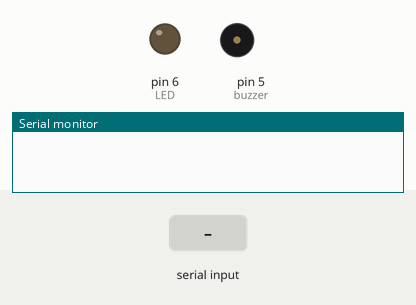
This sketch was run on a simulated Arduino Uno, built with avr-gcc and run on an emulated ATmega328P. Shown: output pins drawn as LEDs (lit = HIGH), buzzer (waves = sounding), the last lines printed to the serial monitor. The test bench sets the inputs (shaded band).

Above: at 1.2 s.
1.3 s: byte 3 (3) received over Serial
At 8.8 s:
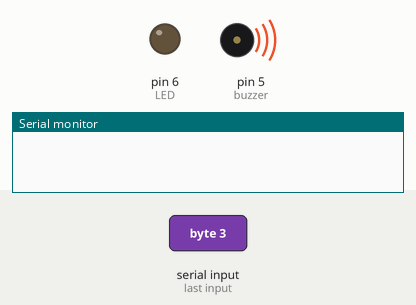
At 20.54 s:
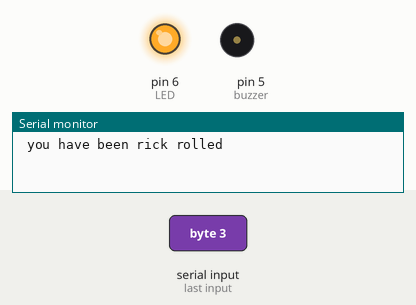
Timing chart, 0 to 21.9 s (numbered marks = the images above; inputs shaded):
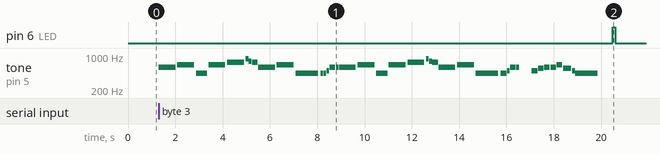

Measured:
- after the input at 1.3 s, pin 6 (LED): LOW → HIGH after 19.2 s, → LOW 0.10 s later; tone on pin 5 (buzzer): plays 587 Hz for 0.71 s, 659 Hz for 0.71 s, 440 Hz for 0.47 s, 659 Hz for 0.71 s, 740 Hz for 0.71 s, 880 Hz for 0.12 s … (40 notes in this stretch), starting at once

The sketch:

Project2_Sprint1.ino
```cpp
#include "Arduino_SensorKit.h"

#define LED 6

#define NOTE_B0  31
#define NOTE_C1  33
#define NOTE_CS1 35
#define NOTE_D1  37
#define NOTE_DS1 39
#define NOTE_E1  41
#define NOTE_F1  44
#define NOTE_FS1 46
#define NOTE_G1  49
#define NOTE_GS1 52
#define NOTE_A1  55
#define NOTE_AS1 58
#define NOTE_B1  62
#define NOTE_C2  65
#define NOTE_CS2 69
#define NOTE_D2  73
#define NOTE_DS2 78
#define NOTE_E2  82
#define NOTE_F2  87
#define NOTE_FS2 93
#define NOTE_G2  98
#define NOTE_GS2 104
#define NOTE_A2  110
#define NOTE_AS2 117
#define NOTE_B2  123
#define NOTE_C3  131
#define NOTE_CS3 139
#define NOTE_D3  147
#define NOTE_DS3 156
#define NOTE_E3  165
#define NOTE_F3  175
#define NOTE_FS3 185
#define NOTE_G3  196
#define NOTE_GS3 208
#define NOTE_A3  220
#define NOTE_AS3 233
#define NOTE_B3  247
#define NOTE_C4  262
#define NOTE_CS4 277
#define NOTE_D4  294
#define NOTE_DS4 311
#define NOTE_E4  330
#define NOTE_F4  349
#define NOTE_FS4 370
#define NOTE_G4  392
#define NOTE_GS4 415
#define NOTE_A4  440
#define NOTE_AS4 466
#define NOTE_B4  494
#define NOTE_C5  523
#define NOTE_CS5 554
#define NOTE_D5  587
#define NOTE_DS5 622
#define NOTE_E5  659
#define NOTE_F5  698
#define NOTE_FS5 740
#define NOTE_G5  784
#define NOTE_GS5 831
#define NOTE_A5  880
#define NOTE_AS5 932
#define NOTE_B5  988
#define NOTE_C6  1047
#define NOTE_CS6 1109
#define NOTE_D6  1175
#define NOTE_DS6 1245
#define NOTE_E6  1319
#define NOTE_F6  1397
#define NOTE_FS6 1480
#define NOTE_G6  1568
#define NOTE_GS6 1661
#define NOTE_A6  1760
#define NOTE_AS6 1865
#define NOTE_B6  1976
#define NOTE_C7  2093
#define NOTE_CS7 2217
#define NOTE_D7  2349
#define NOTE_DS7 2489
#define NOTE_E7  2637
#define NOTE_F7  2794
#define NOTE_FS7 2960
#define NOTE_G7  3136
#define NOTE_GS7 3322
#define NOTE_A7  3520
#define NOTE_AS7 3729
#define NOTE_B7  3951
#define NOTE_C8  4186
#define NOTE_CS8 4435
#define NOTE_D8  4699
#define NOTE_DS8 4978
#define REST      0

int thisNote;

// change this to make the song slower or faster
int tempo = 114;

// change this to whichever pin you want to use
int buzzer = 5;

// notes of the moledy followed by the duration.
// a 4 means a quarter note, 8 an eighteenth , 16 sixteenth, so on
// !!negative numbers are used to represent dotted notes,
// so -4 means a dotted quarter note, that is, a quarter plus an eighteenth!!
int melody[] = {

  // Never Gonna Give You Up - Rick Astley
  // Score available at https://musescore.com/chlorondria_5/never-gonna-give-you-up_alto-sax
  // Arranged by Chlorondria

  NOTE_D5,-4, NOTE_E5,-4, NOTE_A4,4, //1
  NOTE_E5,-4, NOTE_FS5,-4, NOTE_A5,16, NOTE_G5,16, NOTE_FS5,8,
  NOTE_D5,-4, NOTE_E5,-4, NOTE_A4,2,
  NOTE_A4,16, NOTE_A4,16, NOTE_B4,16, NOTE_D5,8, NOTE_D5,16,
  NOTE_D5,-4, NOTE_E5,-4, NOTE_A4,4, //repeat from 1
  NOTE_E5,-4, NOTE_FS5,-4, NOTE_A5,16, NOTE_G5,16, NOTE_FS5,8,
  NOTE_D5,-4, NOTE_E5,-4, NOTE_A4,2,
  NOTE_A4,16, NOTE_A4,16, NOTE_B4,16, NOTE_D5,8, NOTE_D5,16,
  REST,4, NOTE_B4,8, NOTE_CS5,8, NOTE_D5,8, NOTE_D5,8, NOTE_E5,8, NOTE_CS5,-8,
  NOTE_B4,16, NOTE_A4,2, REST,4,

//  REST,8, NOTE_B4,8, NOTE_B4,8, NOTE_CS5,8, NOTE_D5,8, NOTE_B4,4, NOTE_A4,8, //7
//  NOTE_A5,8, REST,8, NOTE_A5,8, NOTE_E5,-4, REST,4,
//  NOTE_B4,8, NOTE_B4,8, NOTE_CS5,8, NOTE_D5,8, NOTE_B4,8, NOTE_D5,8, NOTE_E5,8, REST,8,
//  REST,8, NOTE_CS5,8, NOTE_B4,8, NOTE_A4,-4, REST,4,
//  REST,8, NOTE_B4,8, NOTE_B4,8, NOTE_CS5,8, NOTE_D5,8, NOTE_B4,8, NOTE_A4,4,
//  NOTE_E5,8, NOTE_E5,8, NOTE_E5,8, NOTE_FS5,8, NOTE_E5,4, REST,4,
//
//  NOTE_D5,2, NOTE_E5,8, NOTE_FS5,8, NOTE_D5,8, //13
//  NOTE_E5,8, NOTE_E5,8, NOTE_E5,8, NOTE_FS5,8, NOTE_E5,4, NOTE_A4,4,
//  REST,2, NOTE_B4,8, NOTE_CS5,8, NOTE_D5,8, NOTE_B4,8,
//  REST,8, NOTE_E5,8, NOTE_FS5,8, NOTE_E5,-4, NOTE_A4,16, NOTE_B4,16, NOTE_D5,16, NOTE_B4,16,
//  NOTE_FS5,-8, NOTE_FS5,-8, NOTE_E5,-4, NOTE_A4,16, NOTE_B4,16, NOTE_D5,16, NOTE_B4,16,
//
//  NOTE_E5,-8, NOTE_E5,-8, NOTE_D5,-8, NOTE_CS5,16, NOTE_B4,-8, NOTE_A4,16, NOTE_B4,16, NOTE_D5,16, NOTE_B4,16, //18
//  NOTE_D5,4, NOTE_E5,8, NOTE_CS5,-8, NOTE_B4,16, NOTE_A4,8, NOTE_A4,8, NOTE_A4,8,
//  NOTE_E5,4, NOTE_D5,2, NOTE_A4,16, NOTE_B4,16, NOTE_D5,16, NOTE_B4,16,
//  NOTE_FS5,-8, NOTE_FS5,-8, NOTE_E5,-4, NOTE_A4,16, NOTE_B4,16, NOTE_D5,16, NOTE_B4,16,
//  NOTE_A5,4, NOTE_CS5,8, NOTE_D5,-8, NOTE_CS5,16, NOTE_B4,8, NOTE_A4,16, NOTE_B4,16, NOTE_D5,16, NOTE_B4,16,
//
//  NOTE_D5,4, NOTE_E5,8, NOTE_CS5,-8, NOTE_B4,16, NOTE_A4,4, NOTE_A4,8,  //23
//  NOTE_E5,4, NOTE_D5,2, REST,4,
//  REST,8, NOTE_B4,8, NOTE_D5,8, NOTE_B4,8, NOTE_D5,8, NOTE_E5,4, REST,8,
//  REST,8, NOTE_CS5,8, NOTE_B4,8, NOTE_A4,-4, REST,4,
//  REST,8, NOTE_B4,8, NOTE_B4,8, NOTE_CS5,8, NOTE_D5,8, NOTE_B4,8, NOTE_A4,4,
//  REST,8, NOTE_A5,8, NOTE_A5,8, NOTE_E5,8, NOTE_FS5,8, NOTE_E5,8, NOTE_D5,8,
//
//  REST,8, NOTE_A4,8, NOTE_B4,8, NOTE_CS5,8, NOTE_D5,8, NOTE_B4,8, //29
//  REST,8, NOTE_CS5,8, NOTE_B4,8, NOTE_A4,-4, REST,4,
//  NOTE_B4,8, NOTE_B4,8, NOTE_CS5,8, NOTE_D5,8, NOTE_B4,8, NOTE_A4,4, REST,8,
//  REST,8, NOTE_E5,8, NOTE_E5,8, NOTE_FS5,4, NOTE_E5,-4,
//  NOTE_D5,2, NOTE_D5,8, NOTE_E5,8, NOTE_FS5,8, NOTE_E5,4,
//  NOTE_E5,8, NOTE_E5,8, NOTE_FS5,8, NOTE_E5,8, NOTE_A4,8, NOTE_A4,4,
//
//  REST,-4, NOTE_A4,8, NOTE_B4,8, NOTE_CS5,8, NOTE_D5,8, NOTE_B4,8, //35
//  REST,8, NOTE_E5,8, NOTE_FS5,8, NOTE_E5,-4, NOTE_A4,16, NOTE_B4,16, NOTE_D5,16, NOTE_B4,16,
//  NOTE_FS5,-8, NOTE_FS5,-8, NOTE_E5,-4, NOTE_A4,16, NOTE_B4,16, NOTE_D5,16, NOTE_B4,16,
//  NOTE_E5,-8, NOTE_E5,-8, NOTE_D5,-8, NOTE_CS5,16, NOTE_B4,8, NOTE_A4,16, NOTE_B4,16, NOTE_D5,16, NOTE_B4,16,
//  NOTE_D5,4, NOTE_E5,8, NOTE_CS5,-8, NOTE_B4,16, NOTE_A4,4, NOTE_A4,8,
//
//  NOTE_E5,4, NOTE_D5,2, NOTE_A4,16, NOTE_B4,16, NOTE_D5,16, NOTE_B4,16, //40
//  NOTE_FS5,-8, NOTE_FS5,-8, NOTE_E5,-4, NOTE_A4,16, NOTE_B4,16, NOTE_D5,16, NOTE_B4,16,
//  NOTE_A5,4, NOTE_CS5,8, NOTE_D5,-8, NOTE_CS5,16, NOTE_B4,8, NOTE_A4,16, NOTE_B4,16, NOTE_D5,16, NOTE_B4,16,
//  NOTE_D5,4, NOTE_E5,8, NOTE_CS5,-8, NOTE_B4,16, NOTE_A4,4, NOTE_A4,8,
//  NOTE_E5,4, NOTE_D5,2, NOTE_A4,16, NOTE_B4,16, NOTE_D5,16, NOTE_B4,16,
//
//  NOTE_FS5,-8, NOTE_FS5,-8, NOTE_E5,-4, NOTE_A4,16, NOTE_B4,16, NOTE_D5,16, NOTE_B4,16, //45
//  NOTE_A5,4, NOTE_CS5,8, NOTE_D5,-8, NOTE_CS5,16, NOTE_B4,8, NOTE_A4,16, NOTE_B4,16, NOTE_D5,16, NOTE_B4,16,
//  NOTE_D5,4, NOTE_E5,8, NOTE_CS5,-8, NOTE_B4,16, NOTE_A4,4, NOTE_A4,8,
//  NOTE_E5,4, NOTE_D5,2, NOTE_A4,16, NOTE_B4,16, NOTE_D5,16, NOTE_B4,16,
//  NOTE_FS5,-8, NOTE_FS5,-8, NOTE_E5,-4, NOTE_A4,16, NOTE_B4,16, NOTE_D5,16, NOTE_B4,16, //45
//
//  NOTE_A5,4, NOTE_CS5,8, NOTE_D5,-8, NOTE_CS5,16, NOTE_B4,8, NOTE_A4,16, NOTE_B4,16, NOTE_D5,16, NOTE_B4,16,
//  NOTE_D5,4, NOTE_E5,8, NOTE_CS5,-8, NOTE_B4,16, NOTE_A4,4, NOTE_A4,8,
//
//  NOTE_E5,4, NOTE_D5,2, REST,4
};

// sizeof gives the number of bytes, each int value is composed of two bytes (16 bits)
// there are two values per note (pitch and duration), so for each note there are four bytes
int notes = sizeof(melody) / sizeof(melody[0]) / 2;

// this calculates the duration of a whole note in ms
int wholenote = (60000 * 4) / tempo;

int divider = 0, noteDuration = 0;


void setup() {
  // initialize the serial communication:
  Serial.begin(9600);
  Environment.begin();
  Pressure.begin();
  pinMode(LED, OUTPUT);

}

void loop() {
  byte message;

  // check if data has been sent from the computer:
  if (Serial.available()) {
    // read the most recent byte (which will be from 0 to 255):
    message = Serial.read();
    switch (message) {
      case 1:
            Serial.print(Environment.readTemperature()); //print temperature
            Serial.println(" degrees celcius");
            break;
     case 2:
            Serial.print(Environment.readHumidity()); //print humidity
            Serial.println(" percent");
            break;
     case 3:
           //Serial.println(" no");
           // iterate over the notes of the melody.
           // Remember, the array is twice the number of notes (notes + durations)
            for (thisNote = 0; thisNote < notes * 2; thisNote = thisNote + 2) {
              // calculates the duration of each note
              divider = melody[thisNote + 1];
              if (divider > 0) {
                // regular note, just proceed
                noteDuration = (wholenote) / divider;
              } else if (divider < 0) {
                // dotted notes are represented with negative durations!!
                noteDuration = (wholenote) / abs(divider);
                noteDuration *= 1.5; // increases the duration in half for dotted notes
              }
              // we only play the note for 90% of the duration, leaving 10% as a pause
              tone(buzzer, melody[thisNote], noteDuration * 0.9);
              // Wait for the specief duration before playing the next note.
              delay(noteDuration);
              // stop the waveform generation before the next note.
              noTone(buzzer);
           }
           Serial.println(" you have been rick rolled");
           break;
      case 4:
           Serial.print(Pressure.readPressure());
           Serial.println(" Pascals");
           break;
      default:
           // statements
           break;
    }
    // set the brightness of the LED:
    //Serial.println(Environment.readTemperature()); //print temperature
    //Serial.print(millis());
    //Serial.print(" ");
    //Serial.println(message,DEC);
    digitalWrite(LED, HIGH);   // turn the LED on (HIGH is the voltage level)
    delay(100);                       // wait for a second
    digitalWrite(LED, LOW);    // turn the LED off by making the voltage LOW
    //delay(1000);                       // wait for a second
  }
}
```
